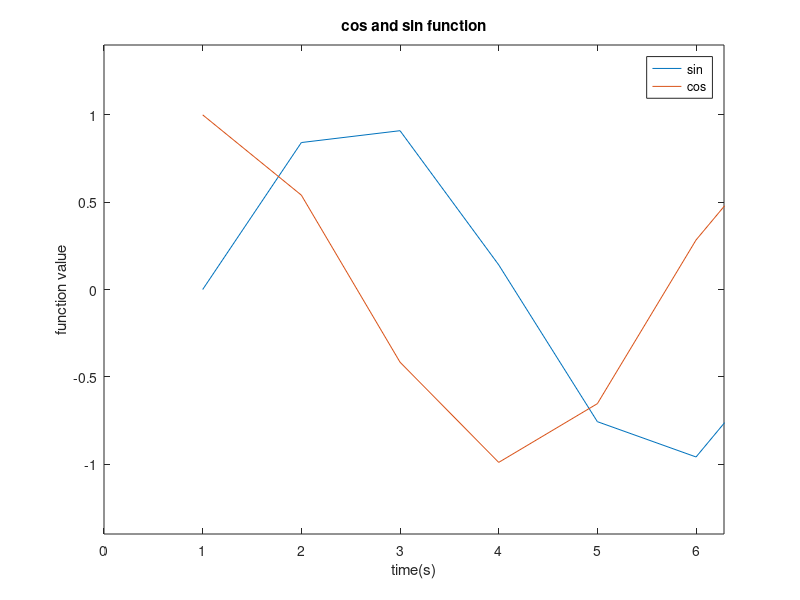

Reproduce this figure in MATLAB.
%question 8%
figure
t=[0:2*pi]
plot(sin(t))
hold on
plot(cos(t))
xlabel("time(s)")
ylabel("function value")
title("cos and sin function")
legend("sin","cos")
xlim([0 2*pi])
ylim([-1.4 1.4])